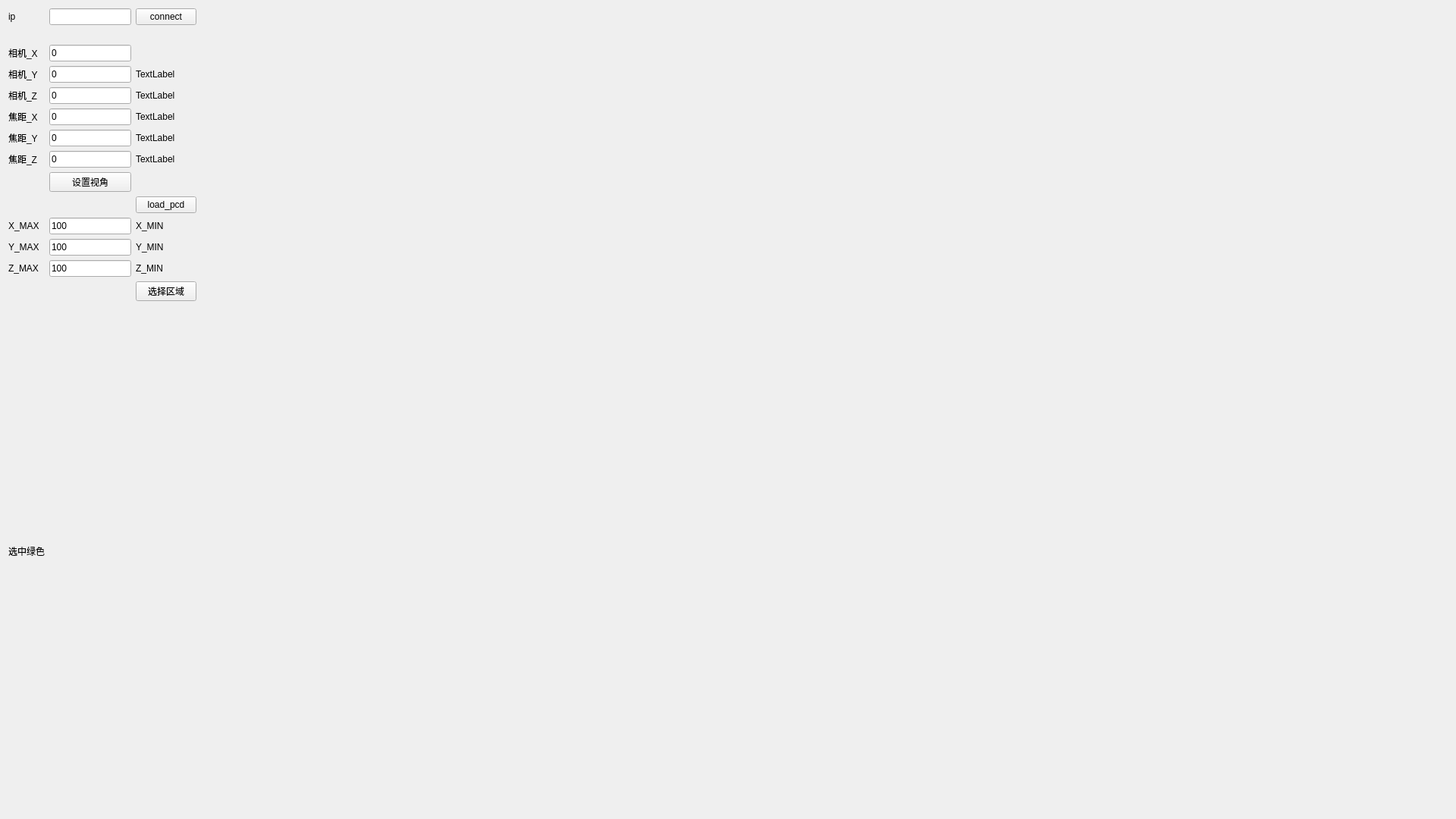
<?xml version="1.0" encoding="UTF-8"?>
<ui version="4.0">
 <class>MainWindow</class>
 <widget class="QMainWindow" name="MainWindow">
  <property name="geometry">
   <rect>
    <x>0</x>
    <y>0</y>
    <width>1920</width>
    <height>1080</height>
   </rect>
  </property>
  <property name="windowTitle">
   <string>MainWindow</string>
  </property>
  <widget class="QWidget" name="centralWidget">
   <widget class="QWidget" name="horizontalLayoutWidget">
    <property name="geometry">
     <rect>
      <x>0</x>
      <y>0</y>
      <width>1600</width>
      <height>1081</height>
     </rect>
    </property>
    <layout class="QHBoxLayout" name="horizontalLayout">
     <property name="sizeConstraint">
      <enum>QLayout::SetMaximumSize</enum>
     </property>
     <item>
      <layout class="QGridLayout" name="gridLayout_control">
       <item row="10" column="1">
        <widget class="QLineEdit" name="lineEdit_X_MAX">
         <property name="sizePolicy">
          <sizepolicy hsizetype="Fixed" vsizetype="Fixed">
           <horstretch>0</horstretch>
           <verstretch>0</verstretch>
          </sizepolicy>
         </property>
         <property name="text">
          <string>100</string>
         </property>
        </widget>
       </item>
       <item row="12" column="2">
        <widget class="QLabel" name="label_19">
         <property name="text">
          <string>Z_MIN</string>
         </property>
        </widget>
       </item>
       <item row="12" column="1">
        <widget class="QLineEdit" name="lineEdit_Z_MAX">
         <property name="sizePolicy">
          <sizepolicy hsizetype="Fixed" vsizetype="Fixed">
           <horstretch>0</horstretch>
           <verstretch>0</verstretch>
          </sizepolicy>
         </property>
         <property name="text">
          <string>100</string>
         </property>
        </widget>
       </item>
       <item row="11" column="1">
        <widget class="QLineEdit" name="lineEdit_Y_MAX">
         <property name="sizePolicy">
          <sizepolicy hsizetype="Fixed" vsizetype="Fixed">
           <horstretch>0</horstretch>
           <verstretch>0</verstretch>
          </sizepolicy>
         </property>
         <property name="text">
          <string>100</string>
         </property>
        </widget>
       </item>
       <item row="14" column="0">
        <widget class="QLabel" name="label_12">
         <property name="text">
          <string>选中绿色</string>
         </property>
        </widget>
       </item>
       <item row="5" column="0">
        <widget class="QLabel" name="label_9">
         <property name="text">
          <string>焦距_X</string>
         </property>
        </widget>
       </item>
       <item row="11" column="0">
        <widget class="QLabel" name="label_15">
         <property name="text">
          <string>Y_MAX</string>
         </property>
        </widget>
       </item>
       <item row="13" column="2">
        <widget class="QPushButton" name="pushButton_setZone">
         <property name="text">
          <string>选择区域</string>
         </property>
        </widget>
       </item>
       <item row="12" column="0">
        <widget class="QLabel" name="label_16">
         <property name="text">
          <string>Z_MAX</string>
         </property>
        </widget>
       </item>
       <item row="11" column="2">
        <widget class="QLabel" name="label_18">
         <property name="text">
          <string>Y_MIN</string>
         </property>
        </widget>
       </item>
       <item row="10" column="2">
        <widget class="QLabel" name="label_17">
         <property name="text">
          <string>X_MIN</string>
         </property>
        </widget>
       </item>
       <item row="8" column="1">
        <widget class="QPushButton" name="pushButton_set_camera">
         <property name="text">
          <string>设置视角</string>
         </property>
        </widget>
       </item>
       <item row="15" column="1">
        <widget class="QLabel" name="label_5">
         <property name="sizePolicy">
          <sizepolicy hsizetype="Fixed" vsizetype="Fixed">
           <horstretch>0</horstretch>
           <verstretch>0</verstretch>
          </sizepolicy>
         </property>
         <property name="text">
          <string/>
         </property>
        </widget>
       </item>
       <item row="15" column="2">
        <widget class="QLabel" name="label_6">
         <property name="sizePolicy">
          <sizepolicy hsizetype="Fixed" vsizetype="Fixed">
           <horstretch>0</horstretch>
           <verstretch>0</verstretch>
          </sizepolicy>
         </property>
         <property name="text">
          <string/>
         </property>
        </widget>
       </item>
       <item row="0" column="0">
        <widget class="QLabel" name="label_IP">
         <property name="sizePolicy">
          <sizepolicy hsizetype="Fixed" vsizetype="Fixed">
           <horstretch>0</horstretch>
           <verstretch>0</verstretch>
          </sizepolicy>
         </property>
         <property name="text">
          <string>ip</string>
         </property>
        </widget>
       </item>
       <item row="15" column="0">
        <widget class="QLabel" name="label_4">
         <property name="sizePolicy">
          <sizepolicy hsizetype="Fixed" vsizetype="Fixed">
           <horstretch>0</horstretch>
           <verstretch>0</verstretch>
          </sizepolicy>
         </property>
         <property name="text">
          <string/>
         </property>
        </widget>
       </item>
       <item row="0" column="1">
        <widget class="QLineEdit" name="lineEdit_IP">
         <property name="sizePolicy">
          <sizepolicy hsizetype="Fixed" vsizetype="Fixed">
           <horstretch>0</horstretch>
           <verstretch>0</verstretch>
          </sizepolicy>
         </property>
        </widget>
       </item>
       <item row="3" column="1">
        <widget class="QLineEdit" name="lineEdit_C_Y">
         <property name="sizePolicy">
          <sizepolicy hsizetype="Fixed" vsizetype="Fixed">
           <horstretch>0</horstretch>
           <verstretch>0</verstretch>
          </sizepolicy>
         </property>
         <property name="text">
          <string>0</string>
         </property>
        </widget>
       </item>
       <item row="0" column="2">
        <widget class="QPushButton" name="pushButton_connect">
         <property name="sizePolicy">
          <sizepolicy hsizetype="Fixed" vsizetype="Fixed">
           <horstretch>0</horstretch>
           <verstretch>0</verstretch>
          </sizepolicy>
         </property>
         <property name="text">
          <string>connect</string>
         </property>
        </widget>
       </item>
       <item row="14" column="1">
        <spacer name="verticalSpacer">
         <property name="orientation">
          <enum>Qt::Vertical</enum>
         </property>
         <property name="sizeHint" stdset="0">
          <size>
           <width>20</width>
           <height>40</height>
          </size>
         </property>
        </spacer>
       </item>
       <item row="1" column="0">
        <widget class="QLabel" name="label">
         <property name="text">
          <string/>
         </property>
        </widget>
       </item>
       <item row="2" column="0">
        <widget class="QLabel" name="label_3">
         <property name="text">
          <string>相机_X</string>
         </property>
        </widget>
       </item>
       <item row="3" column="0">
        <widget class="QLabel" name="label_7">
         <property name="text">
          <string>相机_Y</string>
         </property>
        </widget>
       </item>
       <item row="4" column="0">
        <widget class="QLabel" name="label_8">
         <property name="text">
          <string>相机_Z</string>
         </property>
        </widget>
       </item>
       <item row="7" column="0">
        <widget class="QLabel" name="label_11">
         <property name="text">
          <string>焦距_Z</string>
         </property>
        </widget>
       </item>
       <item row="2" column="1">
        <widget class="QLineEdit" name="lineEdit_C_X">
         <property name="sizePolicy">
          <sizepolicy hsizetype="Fixed" vsizetype="Fixed">
           <horstretch>0</horstretch>
           <verstretch>0</verstretch>
          </sizepolicy>
         </property>
         <property name="text">
          <string>0</string>
         </property>
        </widget>
       </item>
       <item row="4" column="1">
        <widget class="QLineEdit" name="lineEdit_C_Z">
         <property name="sizePolicy">
          <sizepolicy hsizetype="Fixed" vsizetype="Fixed">
           <horstretch>0</horstretch>
           <verstretch>0</verstretch>
          </sizepolicy>
         </property>
         <property name="text">
          <string>0</string>
         </property>
        </widget>
       </item>
       <item row="6" column="0">
        <widget class="QLabel" name="label_10">
         <property name="text">
          <string>焦距_Y</string>
         </property>
        </widget>
       </item>
       <item row="6" column="1">
        <widget class="QLineEdit" name="lineEdit_V_Y">
         <property name="sizePolicy">
          <sizepolicy hsizetype="Fixed" vsizetype="Fixed">
           <horstretch>0</horstretch>
           <verstretch>0</verstretch>
          </sizepolicy>
         </property>
         <property name="text">
          <string>0</string>
         </property>
        </widget>
       </item>
       <item row="7" column="1">
        <widget class="QLineEdit" name="lineEdit_V_Z">
         <property name="sizePolicy">
          <sizepolicy hsizetype="Fixed" vsizetype="Fixed">
           <horstretch>0</horstretch>
           <verstretch>0</verstretch>
          </sizepolicy>
         </property>
         <property name="text">
          <string>0</string>
         </property>
        </widget>
       </item>
       <item row="9" column="2">
        <widget class="QPushButton" name="pushButton_LoadPCD">
         <property name="text">
          <string>load_pcd</string>
         </property>
        </widget>
       </item>
       <item row="10" column="0">
        <widget class="QLabel" name="label_14">
         <property name="text">
          <string>X_MAX</string>
         </property>
        </widget>
       </item>
       <item row="5" column="1">
        <widget class="QLineEdit" name="lineEdit_V_X">
         <property name="sizePolicy">
          <sizepolicy hsizetype="Fixed" vsizetype="Fixed">
           <horstretch>0</horstretch>
           <verstretch>0</verstretch>
          </sizepolicy>
         </property>
         <property name="text">
          <string>0</string>
         </property>
        </widget>
       </item>
       <item row="4" column="2">
        <widget class="QLabel" name="label_video2">
         <property name="text">
          <string>TextLabel</string>
         </property>
        </widget>
       </item>
       <item row="5" column="2">
        <widget class="QLabel" name="label_video3">
         <property name="text">
          <string>TextLabel</string>
         </property>
        </widget>
       </item>
       <item row="6" column="2">
        <widget class="QLabel" name="label_video4">
         <property name="text">
          <string>TextLabel</string>
         </property>
        </widget>
       </item>
       <item row="7" column="2">
        <widget class="QLabel" name="label_video5">
         <property name="text">
          <string>TextLabel</string>
         </property>
        </widget>
       </item>
       <item row="3" column="2">
        <widget class="QLabel" name="label_video1">
         <property name="text">
          <string>TextLabel</string>
         </property>
        </widget>
       </item>
      </layout>
     </item>
     <item>
      <layout class="QGridLayout" name="gridLayout">
       <item row="0" column="0">
        <widget class="QVTKWidget" name="qvtkWidget">
         <property name="sizePolicy">
          <sizepolicy hsizetype="Expanding" vsizetype="Expanding">
           <horstretch>0</horstretch>
           <verstretch>0</verstretch>
          </sizepolicy>
         </property>
         <property name="maximumSize">
          <size>
           <width>1600</width>
           <height>1000</height>
          </size>
         </property>
        </widget>
       </item>
      </layout>
     </item>
    </layout>
   </widget>
  </widget>
 </widget>
 <layoutdefault spacing="6" margin="11"/>
 <customwidgets>
  <customwidget>
   <class>QVTKWidget</class>
   <extends>QWidget</extends>
   <header>QVTKWidget.h</header>
  </customwidget>
 </customwidgets>
 <resources/>
 <connections/>
</ui>
